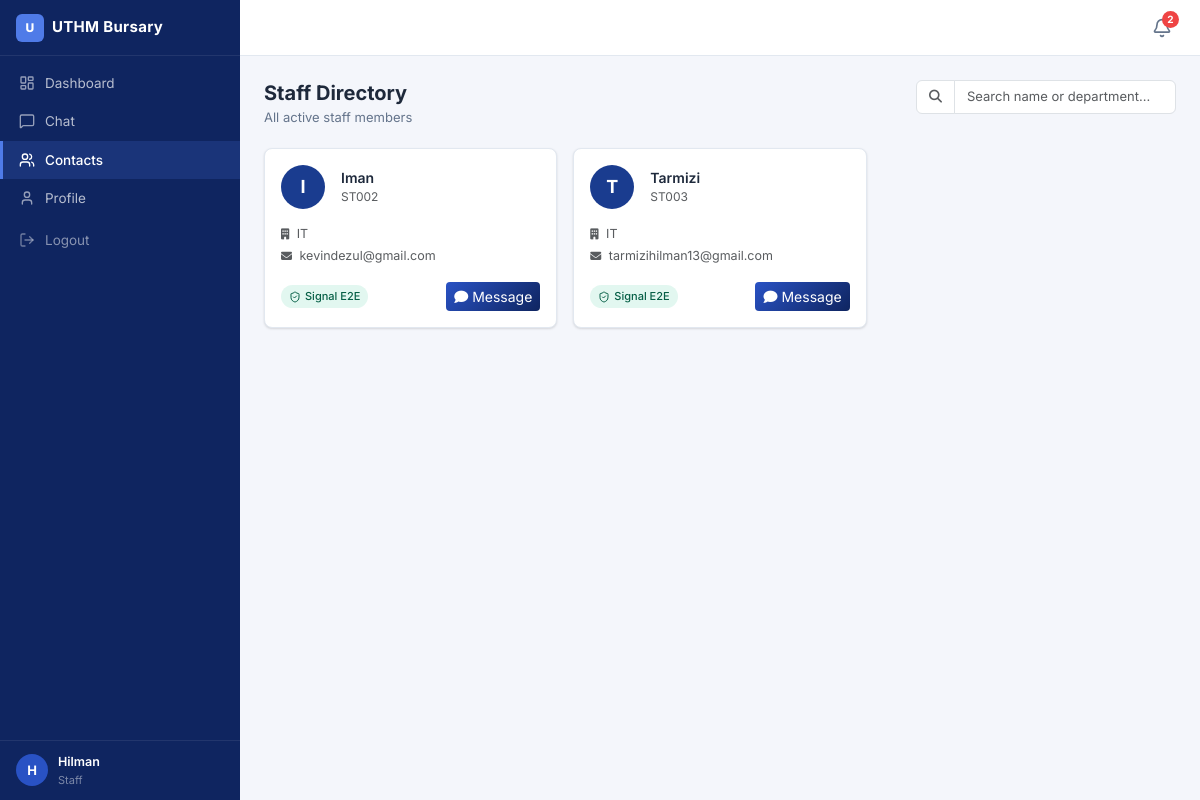
/staff/contacts.php (signed in), run on the app's committed database.
### tables this page shows
CREATE TABLE `users` (
  `user_id` int NOT NULL,
  `name` varchar(100) NOT NULL,
  `email` varchar(120) NOT NULL,
  `password` varchar(255) NOT NULL,
  `role` enum('staff','admin') NOT NULL DEFAULT 'staff',
  `staff_id` varchar(50) DEFAULT NULL,
  `department` varchar(100) DEFAULT NULL,
  `status` enum('active','inactive') DEFAULT 'active',
  `created_at` timestamp NOT NULL DEFAULT CURRENT_TIMESTAMP,
  `ecdh_public_key` text,
  `ik_dh_public` mediumtext,
  `ik_sign_public` mediumtext,
  `spk_id` bigint UNSIGNED DEFAULT NULL,
  `spk_public` mediumtext,
  `spk_signature` text,
  `encrypted_ik_dh` mediumtext,
  `ik_dh_iv` varchar(200) DEFAULT NULL,
  `ik_dh_auth_tag` varchar(100) DEFAULT NULL,
  `encrypted_ik_sign` mediumtext,
  `ik_sign_iv` varchar(200) DEFAULT NULL,
  `ik_sign_auth_tag` varchar(100) DEFAULT NULL,
  `encrypted_private_key` text,
  `key_iv` varchar(64) DEFAULT NULL,
  `key_auth_tag` varchar(64) DEFAULT NULL,
  `key_hash` varchar(64) DEFAULT NULL,
  `password_change_required` tinyint(1) NOT NULL DEFAULT '0' COMMENT '1 = must change password on next login',
  `is_head_admin` tinyint(1) NOT NULL DEFAULT '0',
  `session_token` varchar(64) DEFAULT NULL COMMENT 'Current active session token — changes on every new login',
  `failed_login_attempts` int NOT NULL DEFAULT '0',
  `locked_until` datetime DEFAULT NULL
);

### staff/contacts.php (the view, shortened to what this page needs)
<?php
require_once '../config/database.php';
$user_id = $_SESSION['user_id'];
$stmt = $pdo->prepare("
    SELECT user_id, name, email, staff_id, department, ik_dh_public, ecdh_public_key
    FROM users
    WHERE role = 'staff' AND status = 'active' AND user_id != ?
    ORDER BY name
");
$stmt->execute([$user_id]);
$staff_list = $stmt->fetchAll();
include '../includes/header.php';
?>
<div class="page-header">
    <div>
        <h1>Staff Directory</h1>
        <div class="page-subtitle">All active staff members</div>
    </div>
    <div style="max-width:260px;width:100%;">
        <div class="input-group">
            <span class="input-group-text bg-white"><i class="fas fa-search text-muted" style="font-size:13px;"></i></span>
            <input type="text" id="staff-search" class="form-control"
                   placeholder="Search name or department..." style="font-size:13px;">
        </div>
    </div>
</div>
<?php if (empty($staff_list)): ?>
    <div class="card">
        <div class="card-body text-center py-5">
            <i class="fas fa-users fa-4x text-muted mb-3"></i>
            <h4>No Other Staff Found</h4>
            <p class="text-muted">There are no other active staff members registered yet.</p>
        </div>
    </div>
<?php else: ?>
    <div class="row g-3" id="staff-grid">
        <?php foreach ($staff_list as $s): ?>
        <div class="col-md-4 col-sm-6 staff-card"
             data-name="<?php echo strtolower(htmlspecialchars($s['name'])); ?>"
             data-dept="<?php echo strtolower(htmlspecialchars($s['department'])); ?>">
            <div class="contact-card">
                <div class="d-flex align-items-center gap-3 mb-3">
                    <div class="contact-avatar">
                        <?php echo htmlspecialchars(mb_strtoupper(mb_substr($s['name'], 0, 1))); ?>
                    </div>
                    <div style="min-width:0;">
                        <div class="fw-semibold" style="font-size:14px;">
                            <?php echo htmlspecialchars($s['name']); ?>
                        </div>
                        <div class="text-muted" style="font-size:12px;">
                            <?php echo htmlspecialchars($s['staff_id']); ?>
                        </div>
                    </div>
                </div>
                <div class="text-muted mb-1" style="font-size:12.5px;">
                    <i class="fas fa-building me-1" style="font-size:11px;"></i>
                    <?php echo htmlspecialchars($s['department']); ?>
                </div>
                <div class="text-muted mb-3" style="font-size:12.5px;overflow:hidden;text-overflow:ellipsis;white-space:nowrap;" title="<?php echo htmlspecialchars($s['email']); ?>">
                    <i class="fas fa-envelope me-1" style="font-size:11px;"></i>
                    <?php echo htmlspecialchars($s['email']); ?>
                </div>
                <div class="d-flex align-items-center justify-content-between">
                    <?php if (!empty($s['ik_dh_public'])): ?>
                        <span class="enc-badge enc-badge--signal">
                            <i data-lucide="shield-check" style="width:12px;height:12px;"></i>
                            Signal E2E
                        </span>
                    <?php endif; ?>
                    <a href="chat.php?type=personal&id=<?php echo $s['user_id']; ?>"
                       class="btn btn-sm btn-gradient">
                        <i class="fas fa-comment me-1"></i>Message
                    </a>
                </div>
            </div>
        </div>
        <?php endforeach; ?>
    </div>
<?php endif; ?>
<?php include '../includes/footer.php'; ?>

### assets/css/theme.css (style rules this page uses)
:root { --primary: #1A3C8F; --primary-light: #2952C4; --primary-dark: #0F2560; --accent: #4F7BE8; --surface: #F4F6FB; --border: #E2E8F0; --text: #1E293B; --text-muted: #64748B; --white: #FFFFFF; --danger: #EF4444; --success: #10B981; --warning: #F59E0B; --info: #3B82F6; --sidebar-w: 240px; --topbar-h: 56px; --radius: 8px; --shadow: 0 1px 3px rgba(0,0,0,.08), 0 1px 2px rgba(0,0,0,.06); --shadow-md: 0 4px 6px rgba(0,0,0,.07), 0 2px 4px rgba(0,0,0,.06); }
*, *::before, *::after { box-sizing: border-box; }
body { font-family: 'Inter', system-ui, -apple-system, sans-serif; font-size: 14px; color: var(--text); background: var(--surface); margin: 0; padding: 0; }
.page-header { display: flex; align-items: flex-start; justify-content: space-between; margin-bottom: 20px; flex-wrap: wrap; gap: 12px; }
.page-header h1, .page-header h2 { font-size: 20px; font-weight: 700; color: var(--text); margin: 0; line-height: 1.3; }
.page-subtitle { font-size: 13px; color: var(--text-muted); margin-top: 2px; }
.btn-gradient { background: linear-gradient(135deg, var(--primary-light) 0%, var(--primary-dark) 100%); border: none; color: var(--white) !important; }
.enc-badge { display: inline-flex; align-items: center; gap: 4px; padding: 3px 8px; border-radius: 999px; font-size: 11px; font-weight: 500; }
.enc-badge--signal { background: rgba(16,185,129,.12); color: #065f46; }
.contact-card { background: var(--white); border: 1px solid var(--border); border-radius: var(--radius); padding: 16px; box-shadow: var(--shadow); height: 100%; overflow: hidden; min-width: 0; }
.contact-avatar { width: 44px; height: 44px; border-radius: 50%; background: var(--primary); color: var(--white); display: flex; align-items: center; justify-content: center; font-weight: 700; font-size: 18px; flex-shrink: 0; }

### data on the page
users: name "I", name "Iman", staff "ST002", department "IT", email "kevindezul@gmail.com", shows "Signal E2E"
users: name "T", name "Tarmizi", staff "ST003", department "IT", email "tarmizihilman13@gmail.com", shows "Signal E2E"

### other printed values
mb_strtoupper(mb_substr($_SESSION['name'], 0, 1)) "H"
$_SESSION['name'] "Hilman"
min($_notif_total, 99) "2"
